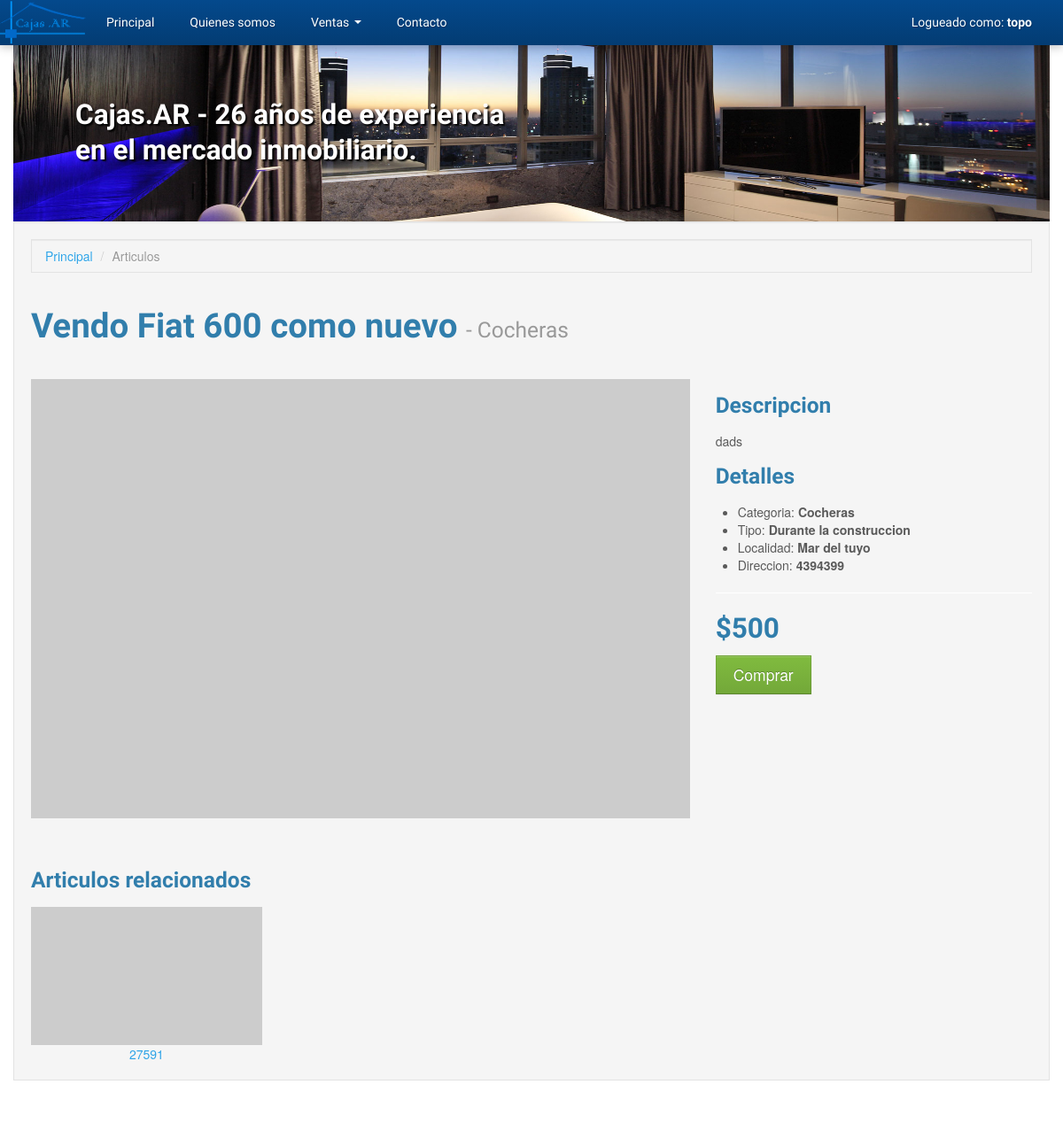
Before: /index.php?page=item&id=3136 (signed in) with the older database file.
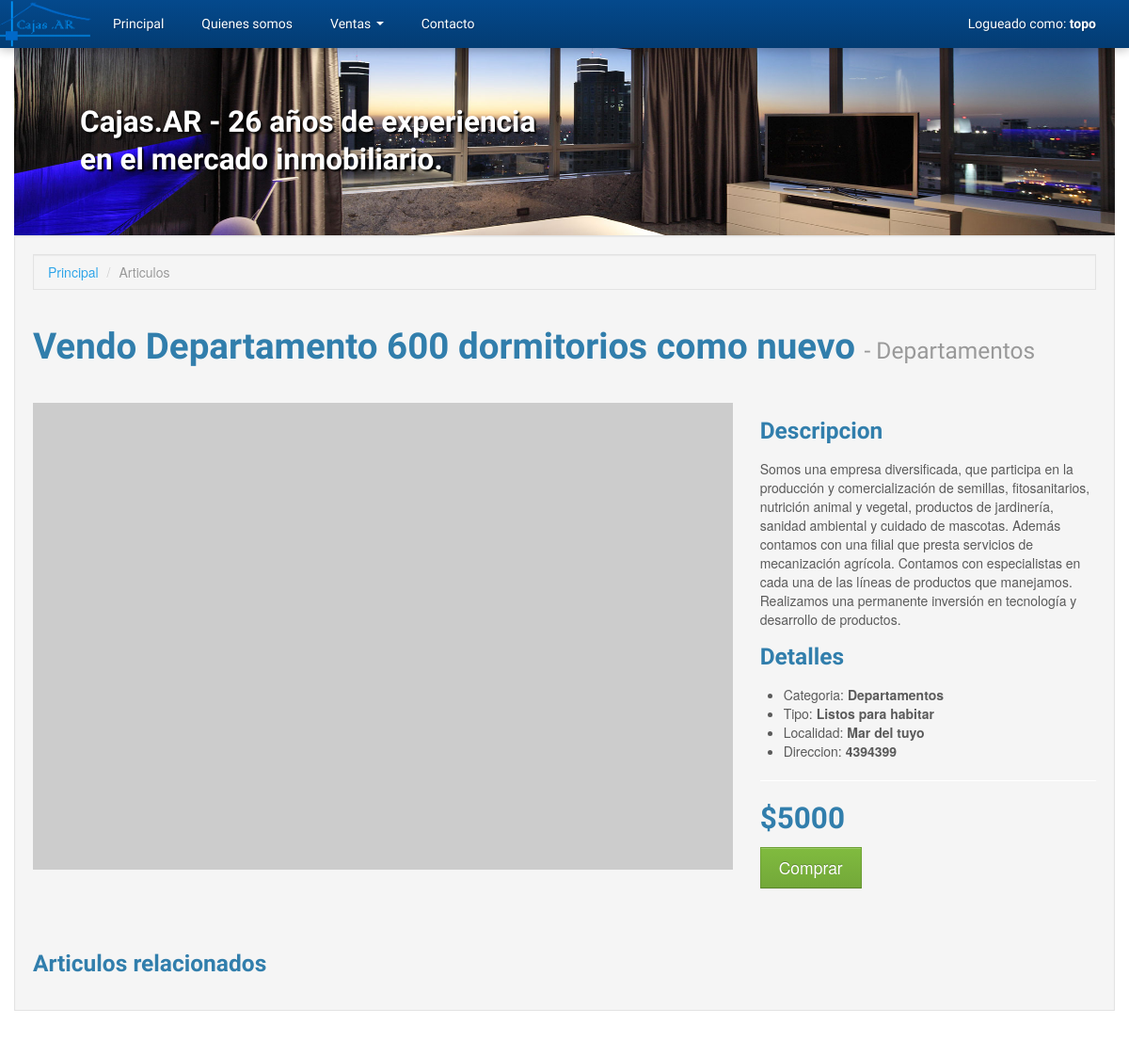
After: the same page with the newer database file.
### tables this page shows
CREATE TABLE `articles` (
  `id_article` int(8) NOT NULL AUTO_INCREMENT,
  `id_article_category` int(2) NOT NULL,
  `id_article_type` int(2) NOT NULL,
  `id_author` int(2) NOT NULL,
  `title` varchar(128) NOT NULL,
  `description` text,
  `location` varchar(128) DEFAULT NULL,
  `address` varchar(64) DEFAULT NULL,
  `price` float DEFAULT NULL,
  PRIMARY KEY (`id_article`),
  KEY `id_article_category` (`id_article_category`),
  KEY `id_article_type` (`id_article_type`),
  KEY `id_author` (`id_author`),
  CONSTRAINT `id_article_category` FOREIGN KEY (`id_article_category`) REFERENCES `article_categories` (`id_article_category`) ON DELETE NO ACTION ON UPDATE NO ACTION,
  CONSTRAINT `id_article_type` FOREIGN KEY (`id_article_type`) REFERENCES `article_types` (`id_article_type`) ON DELETE NO ACTION ON UPDATE NO ACTION,
  CONSTRAINT `id_author` FOREIGN KEY (`id_author`) REFERENCES `users` (`id_user`) ON DELETE NO ACTION ON UPDATE NO ACTION
);

CREATE TABLE `article_categories` (
  `id_article_category` int(8) NOT NULL AUTO_INCREMENT,
  `name` varchar(32) NOT NULL,
  PRIMARY KEY (`id_article_category`)
);

CREATE TABLE `article_types` (
  `id_article_type` int(8) NOT NULL AUTO_INCREMENT,
  `name` varchar(64) NOT NULL,
  PRIMARY KEY (`id_article_type`)
);

### includes/mysqldb.php (called while the page is built, shortened)
<?php
class MySQLConnection
{
    private $_dbLink, $_queryResponse;
    public function connect($user, $pass, $host, $database)
    {
        $this->_dbLink = mysqli_connect($host, $user, $pass);
        mysqli_select_db($this->_dbLink, $database);
    }
    public function query($query)
    {
        $this->_queryResponse = mysqli_query($this->_dbLink, $query);
        return $this;
    }
    public function getResults()
    {
        $this->lastResult = array();
        if ($this->_queryResponse && !is_bool($this->_queryResponse)) {
            while ($response = mysqli_fetch_object($this->_queryResponse)) {
                $this->lastResult[] = $response;
            }
        }
        return $this->lastResult;
    }
    public function getOne()
    {
        $this->lastResult = null;
        if ($this->_queryResponse && !is_bool($this->_queryResponse)) {
            $this->lastResult = mysqli_fetch_object($this->_queryResponse);
        }
        return $this->lastResult;
    }
}

### includes/autoload.php (called while the page is built, shortened)
<?php
require_once dirname(__FILE__) . '/application.php';
require_once dirname(__FILE__) . '/mysqldb.php';
require_once dirname(__FILE__) . '/inputdata.php';
$app = new Application(
    new MySQLConnection(MYSQL_USER, MYSQL_PASS, MYSQL_HOST, MYSQL_DATABASE),
    new InputData()
);

### includes/application.php (called while the page is built, shortened)
<?php
class Application
{
    protected $db;
    public function __construct(MySQLConnection $db, InputData $io)
    {
        $this->db = $db;
        $this->io = $io;
    }
    public function getArticleById($id)
    {
        $id = (int) $id;
        $queryString = ""
            . "SELECT articles.*, "
                . "users.username, "
                . "article_types.name AS article_type, "
                . "article_categories.name AS article_category "
            . "FROM articles "
                . "INNER JOIN article_categories ON articles.id_article_category = article_categories.id_article_category "
                . "INNER JOIN article_types ON articles.id_article_type = article_types.id_article_type "
                . "INNER JOIN users ON articles.id_author = users.id_user "
            . "WHERE articles.id_article='{$id}' LIMIT 1";
        return $this->db->query($queryString)->getOne();
    }
    public function getArticlesByCategory($categoryId, $limit = 4, $except = null)
    {
        $categoryId = (int) $categoryId;
        $limit = (int) $limit;
        $except = (int) $except;
        $queryString = ""
            . "SELECT articles.*, "
                . "users.username, "
                . "article_types.name AS article_type, "
                . "article_categories.name AS article_category "
            . "FROM articles "
                . "INNER JOIN article_categories ON articles.id_article_category = article_categories.id_article_category "
                . "INNER JOIN article_types ON articles.id_article_type = article_types.id_article_type "
                . "INNER JOIN users ON articles.id_author = users.id_user "
            . "WHERE articles.id_article_category='{$categoryId}' AND articles.id_article != '{$except}' LIMIT {$limit}";
        return $this->db->query($queryString)->getResults();
    }
}

### includes/inputdata.php (called while the page is built, shortened)
<?php
class InputData
{
    private $_request, $_response, $_query, $_post, $_server, $_cookies;
    public function __construct()
    {
        $this->_request  = &$_REQUEST;
    }
    public function getRequest($param = null, $default = null)
    {
        if ($param) {
            return isset($this->_request[$param]) ?
                $this->_request[$param] : $default;
        }
        return $this->_request;
    }
}

### includes/templates/content_item.php (the view, shortened to what the changed rows need)
<?php
$articleId = $app->io->getRequest('id');
$article = $app->getArticleById($articleId);
?>
<div class="container">
    <div class="well">
        <?php if (! $article) { ?>
            <div class="row-fluid">
                <div class="span12">
                    <h2>El articulo no existe</h2>
                </div>
            </div>
        <?php } else { ?>
        <div class="row-fluid">
            <div class="span12">
                <h1 class="page-header">
                    <?php echo $article->title; ?>
                    <small> - <?php echo $article->article_category; ?></small>
                </h1>
            </div>
        </div>
        <div class="row-fluid">
            <div class="span8">
                <img class="img-responsive" src="http://placehold.it/750x500" alt="">
            </div>
            <div class="span4">
                <h3>Descripcion</h3>
                <p><?php echo $article->description; ?></p>
                <h3>Detalles</h3>
                <ul>
                    <li>Categoria: <b><?php echo $article->article_category; ?></b></li>
                    <li>Tipo: <b><?php echo $article->article_type; ?></b></li>
                    <li>Localidad: <b><?php echo $article->location; ?></b></li>
                    <li>Direccion: <b><?php echo $article->address; ?></b></li>
                </ul>
                <hr />
                <ul class="unstyled">
                    <li><h2><?php echo '$' . $article->price; ?></h2></li>
                    <li>
                        <a class="btn btn-large btn-success" href="index.php?page=purchase&articulo=<?php echo $article->id_article; ?>">Comprar</a>
                    </li>
                </ul>
            </div>
        </div>
        <div class="mt50">
            <h3>Articulos relacionados</h3>
            <div class="row-fluid">
                <?php foreach ($app->getArticlesByCategory($article->id_article_category, 4, $article->id_article) as $relatedArticle) { ?>
                    <div class="span3 text-center">
                        <a href="index.php?page=item&id=<?php echo $relatedArticle->id; ?>">
                            <img class="img-responsive portfolio-item" src="http://placehold.it/500x300" alt="">
                            <?php echo $relatedArticle->title; ?>
                        </a>
                    </div>
                <?php } ?>
            </div>
        </div>
    <?php } ?>
    </div>
</div>

Changed rows visible on the page:
removed articles: title "27591"
changed articles "Mar del tuyo": title "Vendo Fiat 600 como nuevo" → "Vendo Departamento 600 dormitorios como nuevo"; id_article_category.name "Cocheras" → "Departamentos"; description "dads" → "Somos una empresa diversificada, que participa en la producción y comercialización de semillas, fitosanitarios, nutrición animal y vegetal, productos de jardinería, sanidad ambiental y cuidado de mascotas. Además contamos con una filial que presta servicios de mecanización agrícola. Contamos con especialistas en cada una de las líneas de productos que manejamos. Realizamos una permanente inversión en tecnología y desarrollo de productos."; id_article_type.name "Durante la construccion" → "Listos para habitar"; price "500" → "5000"
